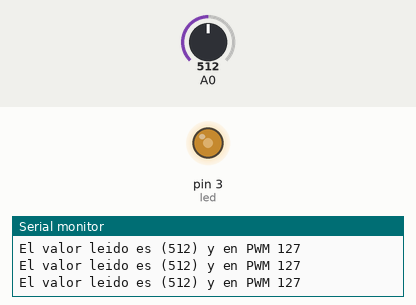
Bench run of a sketch on a simulated Arduino Uno, built with avr-gcc and run on an emulated ATmega328P. Shown: output pins drawn as LEDs (lit = HIGH), the last lines printed to the serial monitor. Inputs (shaded band) come from the test bench; at power-on: A0 = 512.

Above: at 1.2 s.
1.3 s: A0 set to 417
At 2.3 s:
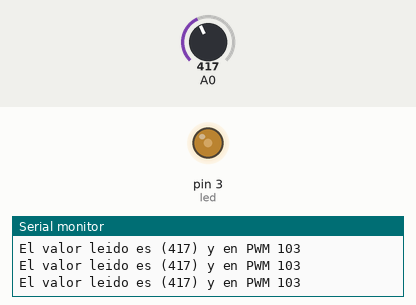
4.3 s: A0 set to 390
At 4.7 s:
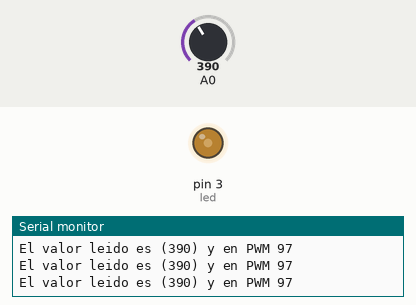
7.3 s: A0 set to 107
At 8.2 s:
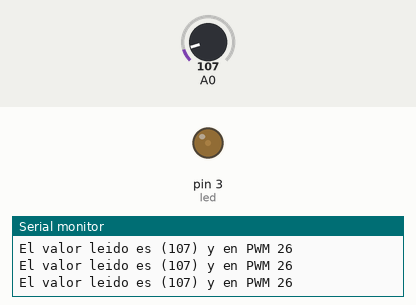
8.8 s: A0 set to 88
At 9.3 s:
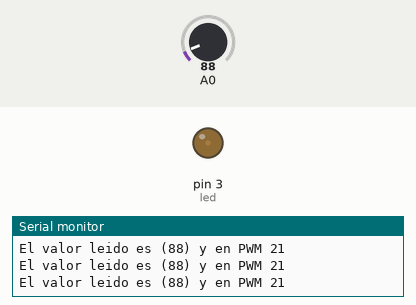
11.8 s: A0 set to 45
At 12.6 s:
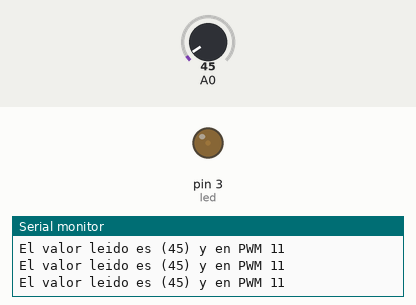
13.3 s: A0 set to 38
At 13.7 s:
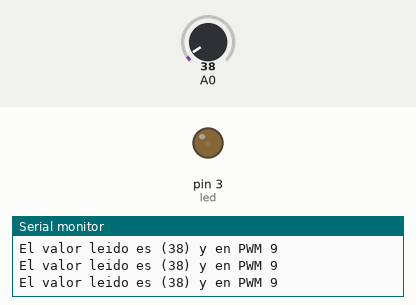
Timing chart, 0 to 16.3 s (numbered marks = the images above; inputs shaded):
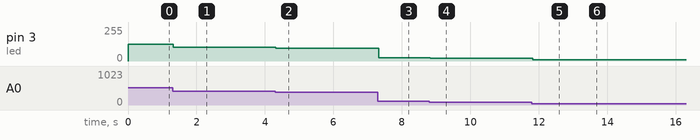

The sketch:

Analog_PWM_LED.ino
```cpp
//Define pin's name
const int led = 3;

void setup() {
  // put your setup code here, to run once:
  Serial.begin (9600);
  pinMode (led,OUTPUT);
}

void loop() {
  // put your main code here, to run repeatedly:
  int analog_value = analogRead (A0);
  int adapted_value = map (analog_value,0,1023,0,255);

  analogWrite (led,adapted_value);

  Serial.println ("El valor leido es (" + String(analog_value) + ") y en PWM " + String (adapted_value));
}
```

Measured:
- after the input at 1.3 s, pin 3 (led): 127/255 → 103/255 at once
- after the input at 4.3 s, pin 3 (led): 103/255 → 97/255 at once
- after the input at 7.3 s, pin 3 (led): 97/255 → 26/255 at once
- after the input at 8.8 s, pin 3 (led): 26/255 → 21/255 at once
- after the input at 11.8 s, pin 3 (led): 21/255 → 11/255 at once
- after the input at 13.3 s, pin 3 (led): 11/255 → 9/255 at once
